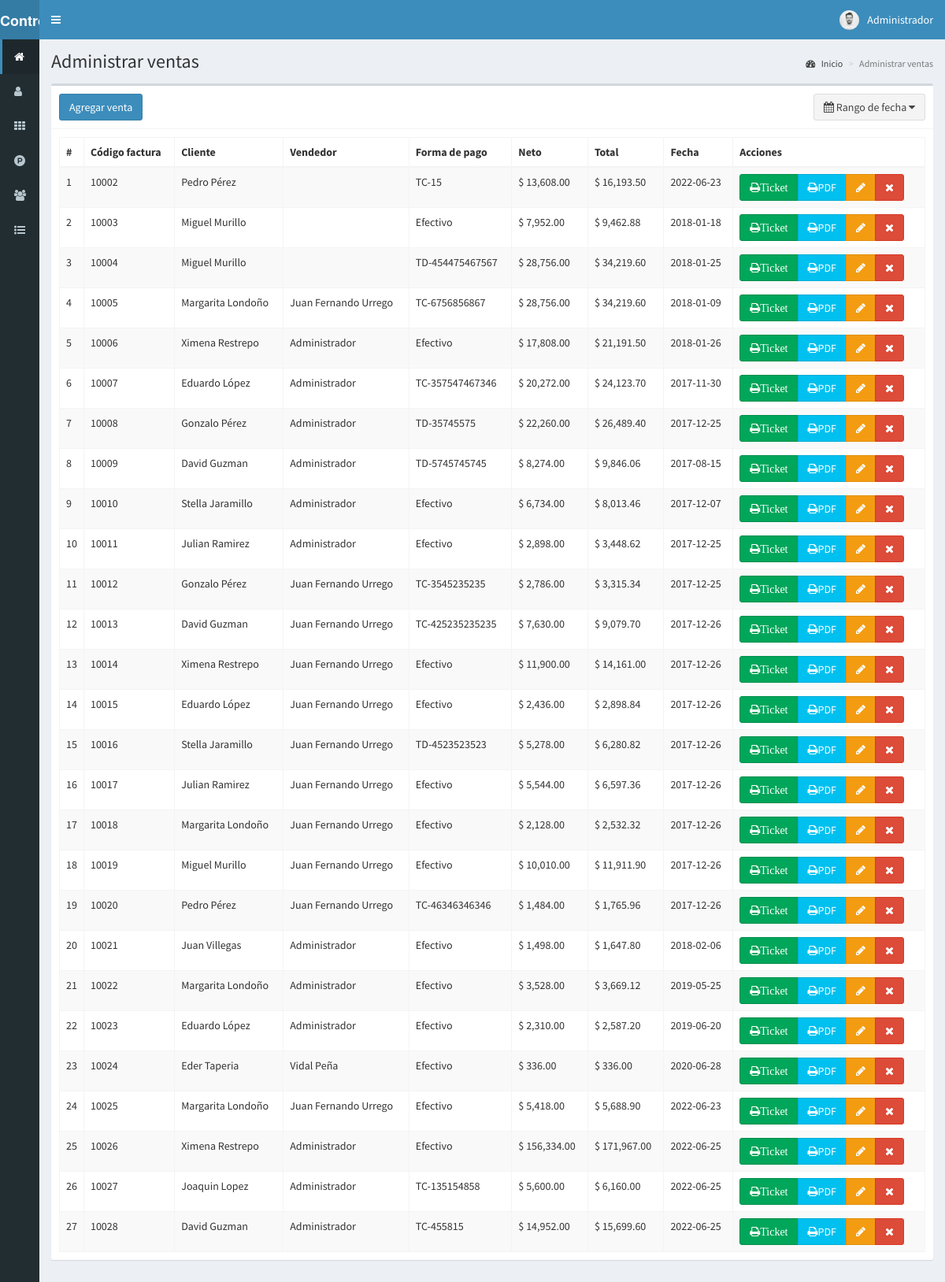
/ventas (signed in), run on the app's committed database.
### tables this page shows
CREATE TABLE `ventas` (
  `id` int(11) NOT NULL,
  `codigo` int(11) NOT NULL,
  `id_cliente` int(11) NOT NULL,
  `id_vendedor` int(11) NOT NULL,
  `productos` text NOT NULL,
  `impuesto` float NOT NULL,
  `neto` float NOT NULL,
  `total` float NOT NULL,
  `metodo_pago` text NOT NULL,
  `fecha` date NOT NULL DEFAULT current_timestamp()
);

CREATE TABLE `clientes` (
  `id` int(11) NOT NULL,
  `nombre` text NOT NULL,
  `documento` int(11) NOT NULL,
  `email` text NOT NULL,
  `telefono` text NOT NULL,
  `direccion` text NOT NULL,
  `fecha_nacimiento` date NOT NULL,
  `compras` int(11) NOT NULL,
  `ultima_compra` datetime NOT NULL,
  `fecha` timestamp NOT NULL DEFAULT current_timestamp() ON UPDATE current_timestamp()
);

CREATE TABLE `usuarios` (
  `id` int(11) NOT NULL,
  `nombre` text NOT NULL,
  `usuario` text NOT NULL,
  `password` text NOT NULL,
  `perfil` text NOT NULL,
  `foto` text NOT NULL,
  `estado` int(11) NOT NULL,
  `ultimo_login` datetime NOT NULL,
  `fecha` timestamp NOT NULL DEFAULT current_timestamp() ON UPDATE current_timestamp()
);

### controladores/plantilla.controlador.php (called while the page is built)
<?php
class ControladorPlantilla{
	static public function ctrPlantilla(){
		include "vistas/plantilla.php";
	}
}

### index.php (called while the page is built, shortened)
<?php
require_once "controladores/plantilla.controlador.php";
require_once "controladores/usuarios.controlador.php";
require_once "controladores/clientes.controlador.php";
require_once "controladores/ventas.controlador.php";
require_once "modelos/usuarios.modelo.php";
require_once "modelos/clientes.modelo.php";
require_once "modelos/ventas.modelo.php";
$plantilla = new ControladorPlantilla();
$plantilla -> ctrPlantilla();

### controladores/ventas.controlador.php (called while the page is built, shortened)
<?php
class ControladorVentas{
	static public function ctrRangoFechasVentas($fechaInicial, $fechaFinal){
		$tabla = "ventas";
		$respuesta = ModeloVentas::mdlRangoFechasVentas($tabla, $fechaInicial, $fechaFinal);
		return $respuesta;
	}
}

### modelos/conexion.php (called while the page is built)
<?php
class Conexion{
	static public function conectar(){
		$link = new PDO("mysql:host=localhost;dbname=sis_inventario",
			            "root", "");
		$link->exec("set names utf8");
		return $link;
	}
}

### modelos/ventas.modelo.php (called while the page is built, shortened)
<?php
require_once "conexion.php";
class ModeloVentas{
	static public function mdlRangoFechasVentas($tabla, $fechaInicial, $fechaFinal){
		if($fechaInicial == null){
			$stmt = Conexion::conectar()->prepare("SELECT * FROM $tabla ORDER BY id ASC");
			$stmt -> execute();
			return $stmt -> fetchAll();
		}else if($fechaInicial == $fechaFinal){
			$stmt = Conexion::conectar()->prepare("SELECT * FROM $tabla WHERE fecha like '%$fechaFinal%'");
			$stmt -> bindParam(":fecha", $fechaFinal, PDO::PARAM_STR);
			$stmt -> execute();
			return $stmt -> fetchAll();
		}
	}
}

### controladores/clientes.controlador.php (called while the page is built, shortened)
<?php
class ControladorClientes{
	static public function ctrMostrarClientes($item, $valor){
		$tabla = "clientes";
		$respuesta = ModeloClientes::mdlMostrarClientes($tabla, $item, $valor);
		return $respuesta;
	}
}

### modelos/clientes.modelo.php (called while the page is built, shortened)
<?php
require_once "conexion.php";
class ModeloClientes{
	static public function mdlMostrarClientes($tabla, $item, $valor){
		if($item != null){
			$stmt = Conexion::conectar()->prepare("SELECT * FROM $tabla WHERE $item = :$item");
			$stmt -> bindParam(":".$item, $valor, PDO::PARAM_STR);
			$stmt -> execute();
			return $stmt -> fetch();
		}else{
			$stmt = Conexion::conectar()->prepare("SELECT * FROM $tabla");
			$stmt -> execute();
			return $stmt -> fetchAll();
		}
	}
}

### controladores/usuarios.controlador.php (called while the page is built, shortened)
<?php
class ControladorUsuarios{
	static public function ctrMostrarUsuarios($item, $valor){
		$tabla = "usuarios";
		$respuesta = ModeloUsuarios::MdlMostrarUsuarios($tabla, $item, $valor);
		return $respuesta;
	}
}

### modelos/usuarios.modelo.php (called while the page is built, shortened)
<?php
require_once "conexion.php";
class ModeloUsuarios{
	static public function mdlMostrarUsuarios($tabla, $item, $valor){
		if($item != null){
			$stmt = Conexion::conectar()->prepare("SELECT * FROM $tabla WHERE $item = :$item");
			$stmt -> bindParam(":".$item, $valor, PDO::PARAM_STR);
			$stmt -> execute();
			return $stmt -> fetch();
		}else{
			$stmt = Conexion::conectar()->prepare("SELECT * FROM $tabla");
			$stmt -> execute();
			return $stmt -> fetchAll();
		}
	}
}

### vistas/modulos/ventas.php (the view, shortened to what this page needs)
<div class="content-wrapper">
  <section class="content-header">
    <h1>
      Administrar ventas
    </h1>
    <ol class="breadcrumb">
      <li><a href="inicio"><i class="fa fa-dashboard"></i> Inicio</a></li>
      <li class="active">Administrar ventas</li>
    </ol>
  </section>
  <section class="content">
    <div class="box">
      <div class="box-header with-border">
        <a href="crear-venta">
          <button class="btn btn-primary">
            Agregar venta
          </button>
        </a>
         <button type="button" class="btn btn-default pull-right" id="daterange-btn">
            <span>
              <i class="fa fa-calendar"></i>
              <?php
                if(isset($_GET["fechaInicial"])){
                  echo $_GET["fechaInicial"]." - ".$_GET["fechaFinal"];
                }else{
                  echo 'Rango de fecha';
                }
              ?>
            </span>
            <i class="fa fa-caret-down"></i>
         </button>
      </div>
      <div class="box-body">
       <table class="table table-bordered table-striped dt-responsive tablas" width="100%">
        <thead>
         <tr>
           <th style="width:10px">#</th>
           <th>Código factura</th>
           <th>Cliente</th>
           <th>Vendedor</th>
           <th>Forma de pago</th>
           <th>Neto</th>
           <th>Total</th>
           <th>Fecha</th>
           <th>Acciones</th>
         </tr>
        </thead>
        <tbody>
        <?php
          if(isset($_GET["fechaInicial"])){
            $fechaInicial = $_GET["fechaInicial"];
            $fechaFinal = $_GET["fechaFinal"];
          }else{
            $fechaInicial = null;
            $fechaFinal = null;
          }
          $respuesta = ControladorVentas::ctrRangoFechasVentas($fechaInicial, $fechaFinal);
          foreach ($respuesta as $key => $value) {
           echo '<tr>
                  <td>'.($key+1).'</td>
                  <td>'.$value["codigo"].'</td>';
                  $itemCliente = "id";
                  $valorCliente = $value["id_cliente"];
                  $respuestaCliente = ControladorClientes::ctrMostrarClientes($itemCliente, $valorCliente);
                  echo '<td>'.$respuestaCliente["nombre"].'</td>';
                  $itemUsuario = "id";
                  $valorUsuario = $value["id_vendedor"];
                  $respuestaUsuario = ControladorUsuarios::ctrMostrarUsuarios($itemUsuario, $valorUsuario);
                 echo '<td>'.$respuestaUsuario["nombre"].'</td>
                  <td>'.$value["metodo_pago"].'</td>
                  <td>$ '.number_format($value["neto"],2).'</td>
                  <td>$ '.number_format($value["total"],2).'</td>
                  <td>'.$value["fecha"].'</td>
                  <td>
                    <div class="btn-group">
                      <button class="btn btn-success btnImprimirTicket" codigoVenta="'.$value["codigo"].'">
                        <i class="fa fa-print">Ticket</i>
                      </button>
                      <button class="btn btn-info btnImprimirFactura" codigoVenta="'.$value["codigo"].'">
                        <i class="fa fa-print"></i>PDF
                      </button>';
                      if($_SESSION["perfil"] == "Administrador"){
                      echo '<button class="btn btn-warning btnEditarVenta" idVenta="'.$value["id"].'"><i class="fa fa-pencil"></i></button>
                      <button class="btn btn-danger btnEliminarVenta" idVenta="'.$value["id"].'"><i class="fa fa-times"></i></button>';
                    }
                    echo '</div>
                  </td>
                </tr>';
            }
        ?>
        </tbody>
       </table>
      </div>
    </div>
  </section>
</div>

### data on the page
ventas: codigo "10002", id_cliente.nombre "Pedro Pérez", metodo_pago "TC-15", neto "13,608.00", total "16,193.50", fecha "2022-06-23"
ventas: codigo "10003", id_cliente.nombre "Miguel Murillo", metodo_pago "Efectivo", neto "7,952.00", total "9,462.88", fecha "2018-01-18"
ventas: codigo "10004", id_cliente.nombre "Miguel Murillo", metodo_pago "TD-454475467567", neto "28,756.00", total "34,219.60", fecha "2018-01-25"
ventas: codigo "10005", id_cliente.nombre "Margarita Londoño", usuarios.nombre "Juan Fernando Urrego", metodo_pago "TC-6756856867", neto "28,756.00", total "34,219.60", fecha "2018-01-09"
ventas: codigo "10006", id_cliente.nombre "Ximena Restrepo", usuarios.nombre "Administrador", metodo_pago "Efectivo", neto "17,808.00", total "21,191.50", fecha "2018-01-26"
ventas: codigo "10007", id_cliente.nombre "Eduardo López", usuarios.nombre "Administrador", metodo_pago "TC-357547467346", neto "20,272.00", total "24,123.70", fecha "2017-11-30"
ventas: codigo "10008", id_cliente.nombre "Gonzalo Pérez", usuarios.nombre "Administrador", metodo_pago "TD-35745575", neto "22,260.00", total "26,489.40", fecha "2017-12-25"
ventas: codigo "10009", id_cliente.nombre "David Guzman", usuarios.nombre "Administrador", metodo_pago "TD-5745745745", neto "8,274.00", total "9,846.06", fecha "2017-08-15"
ventas: codigo "10010", id_cliente.nombre "Stella Jaramillo", usuarios.nombre "Administrador", metodo_pago "Efectivo", neto "6,734.00", total "8,013.46", fecha "2017-12-07"
ventas: codigo "10011", id_cliente.nombre "Julian Ramirez", usuarios.nombre "Administrador", metodo_pago "Efectivo", neto "2,898.00", total "3,448.62", fecha "2017-12-25"
ventas: codigo "10012", id_cliente.nombre "Gonzalo Pérez", usuarios.nombre "Juan Fernando Urrego", metodo_pago "TC-3545235235", neto "2,786.00", total "3,315.34", fecha "2017-12-25"
ventas: codigo "10013", id_cliente.nombre "David Guzman", usuarios.nombre "Juan Fernando Urrego", metodo_pago "TC-425235235235", neto "7,630.00", total "9,079.70", fecha "2017-12-26"
ventas: codigo "10014", id_cliente.nombre "Ximena Restrepo", usuarios.nombre "Juan Fernando Urrego", metodo_pago "Efectivo", neto "11,900.00", total "14,161.00", fecha "2017-12-26"
ventas: codigo "10015", id_cliente.nombre "Eduardo López", usuarios.nombre "Juan Fernando Urrego", metodo_pago "Efectivo", neto "2,436.00", total "2,898.84", fecha "2017-12-26"
ventas: codigo "10016", id_cliente.nombre "Stella Jaramillo", usuarios.nombre "Juan Fernando Urrego", metodo_pago "TD-4523523523", neto "5,278.00", total "6,280.82", fecha "2017-12-26"
ventas: codigo "10017", id_cliente.nombre "Julian Ramirez", usuarios.nombre "Juan Fernando Urrego", metodo_pago "Efectivo", neto "5,544.00", total "6,597.36", fecha "2017-12-26"
ventas: codigo "10018", id_cliente.nombre "Margarita Londoño", usuarios.nombre "Juan Fernando Urrego", metodo_pago "Efectivo", neto "2,128.00", total "2,532.32", fecha "2017-12-26"
ventas: codigo "10019", id_cliente.nombre "Miguel Murillo", usuarios.nombre "Juan Fernando Urrego", metodo_pago "Efectivo", neto "10,010.00", total "11,911.90", fecha "2017-12-26"
ventas: codigo "10020", id_cliente.nombre "Pedro Pérez", usuarios.nombre "Juan Fernando Urrego", metodo_pago "TC-46346346346", neto "1,484.00", total "1,765.96", fecha "2017-12-26"
ventas: codigo "10021", id_cliente.nombre "Juan Villegas", usuarios.nombre "Administrador", metodo_pago "Efectivo", neto "1,498.00", total "1,647.80", fecha "2018-02-06"
ventas: codigo "10022", id_cliente.nombre "Margarita Londoño", usuarios.nombre "Administrador", metodo_pago "Efectivo", neto "3,528.00", total "3,669.12", fecha "2019-05-25"
ventas: codigo "10023", id_cliente.nombre "Eduardo López", usuarios.nombre "Administrador", metodo_pago "Efectivo", neto "2,310.00", total "2,587.20", fecha "2019-06-20"
ventas: codigo "10024", id_cliente.nombre "Eder Taperia", usuarios.nombre "Vidal Peña", metodo_pago "Efectivo", neto "336.00", total "336.00", fecha "2020-06-28"
ventas: codigo "10025", id_cliente.nombre "Margarita Londoño", usuarios.nombre "Juan Fernando Urrego", metodo_pago "Efectivo", neto "5,418.00", total "5,688.90", fecha "2022-06-23"
ventas: codigo "10026", id_cliente.nombre "Ximena Restrepo", usuarios.nombre "Administrador", metodo_pago "Efectivo", neto "156,334.00", total "171,967.00", fecha "2022-06-25"
ventas: codigo "10027", id_cliente.nombre "Joaquin Lopez", usuarios.nombre "Administrador", metodo_pago "TC-135154858", neto "5,600.00", total "6,160.00", fecha "2022-06-25"
ventas: codigo "10028", id_cliente.nombre "David Guzman", usuarios.nombre "Administrador", metodo_pago "TC-455815", neto "14,952.00", total "15,699.60", fecha "2022-06-25"

### other printed values
$_SESSION["nombre"] "Administrador"
